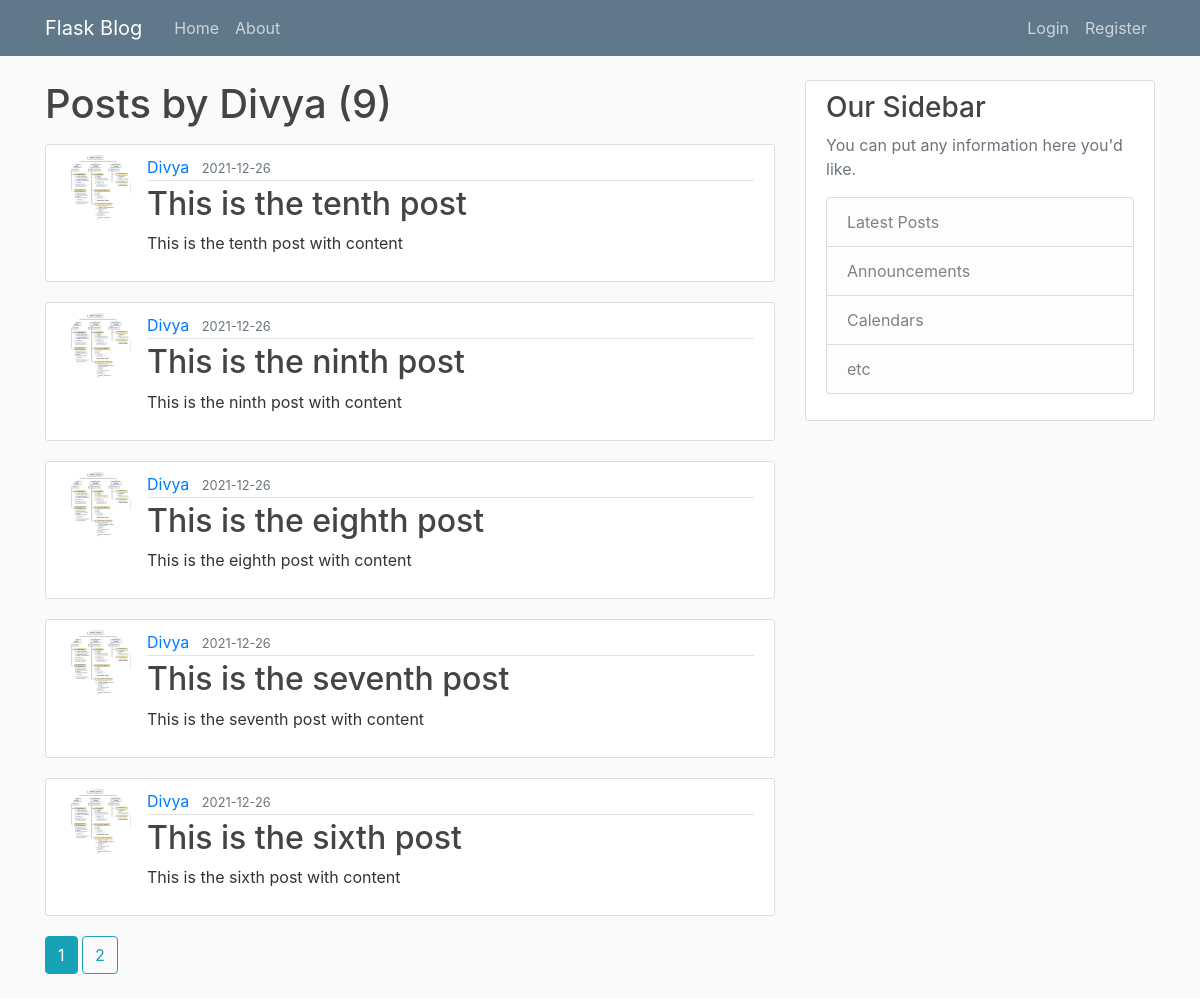
Screenshot of /user/Divya with the database file from the repository.
### flaskblog/models.py (models this page shows, shortened)
class User(db.Model, UserMixin):
    id = db.Column(db.Integer, primary_key=True)
    username = db.Column(db.String(20), unique=True, nullable=False)
    email = db.Column(db.String(120), unique=True, nullable=False)
    image_file = db.Column(db.String(20), nullable=False, default='default.jpg')
    password = db.Column(db.String(60), nullable=False)
    posts = db.relationship('Post', backref='author', lazy=True)

class Post(db.Model):
    id = db.Column(db.Integer, primary_key=True)
    title = db.Column(db.String(100), nullable=False)
    date_posted = db.Column(db.DateTime, nullable=False, default=datetime.utcnow)
    content = db.Column(db.Text, nullable=False)
    user_id = db.Column(db.Integer, db.ForeignKey('user.id'), nullable=False)

### flaskblog/users/routes.py (the view)
@users.route("/user/<string:username>")
def user_posts(username):
    page = request.args.get('page', 1, type=int)
    user = User.query.filter_by(username=username).first_or_404()
    posts = Post.query.filter_by(author=user)\
        .order_by(Post.date_posted.desc())\
        .paginate(page=page, per_page=5)
    return render_template('user_posts.html', posts=posts, user=user)

### flaskblog/templates/user_posts.html
{% extends "layout.html" %}
{% block content %}
    <h1 class="mb-3">Posts by {{ user.username }} ({{ posts.total }})</h1>
    {% for post in posts.items %}
        <article class="media content-section">
          <img class="rounded-circle article-img" src="{{ url_for('static', filename='profile_pics/' + post.author.image_file) }}">
          <div class="media-body">
            <div class="article-metadata">
              <a class="mr-2" href="{{ url_for('users.user_posts', username=post.author.username) }}">{{ post.author.username }}</a>
              <small class="text-muted">{{ post.date_posted.strftime('%Y-%m-%d') }}</small>
            </div>
            <h2><a class="article-title" href="{{ url_for('posts.post', post_id=post.id) }}">{{ post.title }}</a></h2>
            <p class="article-content">{{ post.content }}</p>
          </div>
        </article>
    {% endfor %}
    {% for page_num in posts.iter_pages(left_edge=1, right_edge=1, left_current=1, right_current=2) %}
      {% if page_num %}
        {% if posts.page == page_num %}
          <a class="btn btn-info mb-4" href="{{ url_for('users.user_posts', username=user.username, page=page_num) }}">{{ page_num }}</a>
        {% else %}
          <a class="btn btn-outline-info mb-4" href="{{ url_for('users.user_posts', username=user.username, page=page_num) }}">{{ page_num }}</a>
        {% endif %}
      {% else %}
        ...
      {% endif %}
    {% endfor %}
{% endblock content %}

### flaskblog/static/main.css (style rules this page uses)
body { background: #fafafa; color: #333333; margin-top: 5rem; }
h1, h2, h3, h4, h5, h6 { color: #444444; }
.content-section { background: #ffffff; padding: 10px 20px; border: 1px solid #dddddd; border-radius: 3px; margin-bottom: 20px; }
.article-title { color: #444444; }
.article-content { white-space: pre-line; }
.article-img { height: 65px; width: 65px; margin-right: 16px; }
.article-metadata { padding-bottom: 1px; margin-bottom: 4px; border-bottom: 1px solid #e3e3e3 }

### rows the page displays
User: username "Divya"
Post: image_file (picture), author.username "Divya", date_posted "2021-12-26", title "This is the tenth post", content "This is the tenth post with content"
Post: image_file (picture), author.username "Divya", date_posted "2021-12-26", title "This is the ninth post", content "This is the ninth post with content"
Post: image_file (picture), author.username "Divya", date_posted "2021-12-26", title "This is the eighth post", content "This is the eighth post with content"
Post: image_file (picture), author.username "Divya", date_posted "2021-12-26", title "This is the seventh post", content "This is the seventh post with content"
Post: image_file (picture), author.username "Divya", date_posted "2021-12-26", title "This is the sixth post", content "This is the sixth post with content"

### other values shown
{{ posts.total }} "9"
{{ page_num }} "1"
{{ page_num }} "2"
